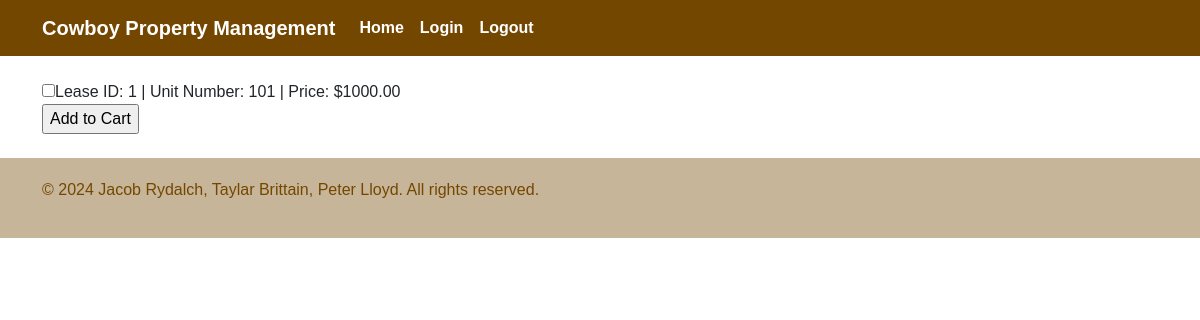
The page /makePayment.php (signed in) on the database its author committed.
### tables this page shows
CREATE TABLE IF NOT EXISTS `lease` (
  `LeaseID` int UNSIGNED NOT NULL AUTO_INCREMENT,
  `UnitID` int NOT NULL,
  `EmployeeID` smallint NOT NULL,
  `StartDate` date NOT NULL,
  `EndDate` date NOT NULL,
  PRIMARY KEY (`LeaseID`),
  KEY `UnitID` (`UnitID`),
  KEY `EmployeeID` (`EmployeeID`)
);

CREATE TABLE IF NOT EXISTS `unit` (
  `UnitID` int UNSIGNED NOT NULL AUTO_INCREMENT,
  `PropertyID` smallint NOT NULL,
  `UnitNumber` smallint NOT NULL,
  `Bed` tinyint NOT NULL,
  `Bath` tinyint NOT NULL,
  `Price` decimal(9,2) NOT NULL,
  PRIMARY KEY (`UnitID`),
  KEY `PropertyID` (`PropertyID`)
);

### makePayment.php (the view, shortened to what this page needs)
<?php
require_once 'checkSessionsCPM.php';
?>
<!DOCTYPE html>
<html>
	<head>
		<link href="https://cdn.jsdelivr.net/npm/bootstrap@5.3.3/dist/css/bootstrap.min.css" rel="stylesheet">
		<link href="cpm-universal-styles.css" rel="stylesheet">
	</head>
	<body>
		<nav class="navbar navbar-expand-lg custom-navbar">
			<div class="container">
			    <a class="navbar-brand custom-navbar-item" href="public-home.php">Cowboy Property Management</a>
				<div class="collapse navbar-collapse text-center" id="navbarNav">
					<ul class="navbar-nav ml-auto">
						<li class="nav-item">
							<a class="nav-link custom-navbar-item" href="public-home.php" >Home</a>
						</li>
						<li class="nav-item">
							<a class="nav-link custom-navbar-item" href="login-form.php" >Login</a>
						</li>
						<li class="nav-item">
							<a class="nav-link custom-navbar-item" href="logout.php" >Logout</a>
						</li>
					</ul>
				</div>
			</div>
		</nav>
		<br>
		<div class='cart-container'>
			<div class='container'>
				<?php
				$username = $_SESSION['username'];
				$conn = new mysqli($hn, $un, $pw, $db);
				$query = "SELECT l.LeaseID, l.StartDate, l.EndDate, u.UnitNumber, u.Price
						  FROM lease_renter AS lr
						  JOIN lease AS l ON lr.LeaseID = l.LeaseID
						  JOIN unit AS u ON l.UnitID = u.UnitID
						  JOIN renter AS r ON lr.RenterID = r.RenterID
						  WHERE r.Username = '$username'";
				$result = $conn->query($query);
				if ($result->num_rows > 0) {
					echo "<form action='checkout.php' method='post'>";
					while ($row = $result->fetch_assoc()) {
						echo "<input type='checkbox' name='selected_leases[]' value='" . $row['LeaseID'] . "'>";
						echo "Lease ID: " . $row['LeaseID'] . " | ";
						echo "Unit Number: " . $row['UnitNumber'] . " | ";
						echo "Price: $" . $row['Price'] . "<br>";
					}
					echo "<input type='submit' value='Add to Cart'>";
					echo "</form>";
				} else {
					echo "No leases found for the current user.";
				}
				?>
			</div>
		</div>
		<br>
		<div class='custom-footer'>
			<div class='container'>
				<p style='color: #744700;'>&copy; 2024 Jacob Rydalch, Taylar Brittain, Peter Lloyd. All rights reserved.</p>
			</div>
	</body>
</html>

### cpm-universal-styles.css (style rules this page uses)
body { font-family: Arial; }
.custom-footer { background-color: #c7b599; padding: 20px; width: 100%; }
.custom-navbar { background-color: #744700; }
.custom-navbar-item { color: white; font-weight: bold; }

### rows shown on the page
lease: LeaseID "1", UnitID.UnitNumber "101", UnitID.Price "1000.00"
